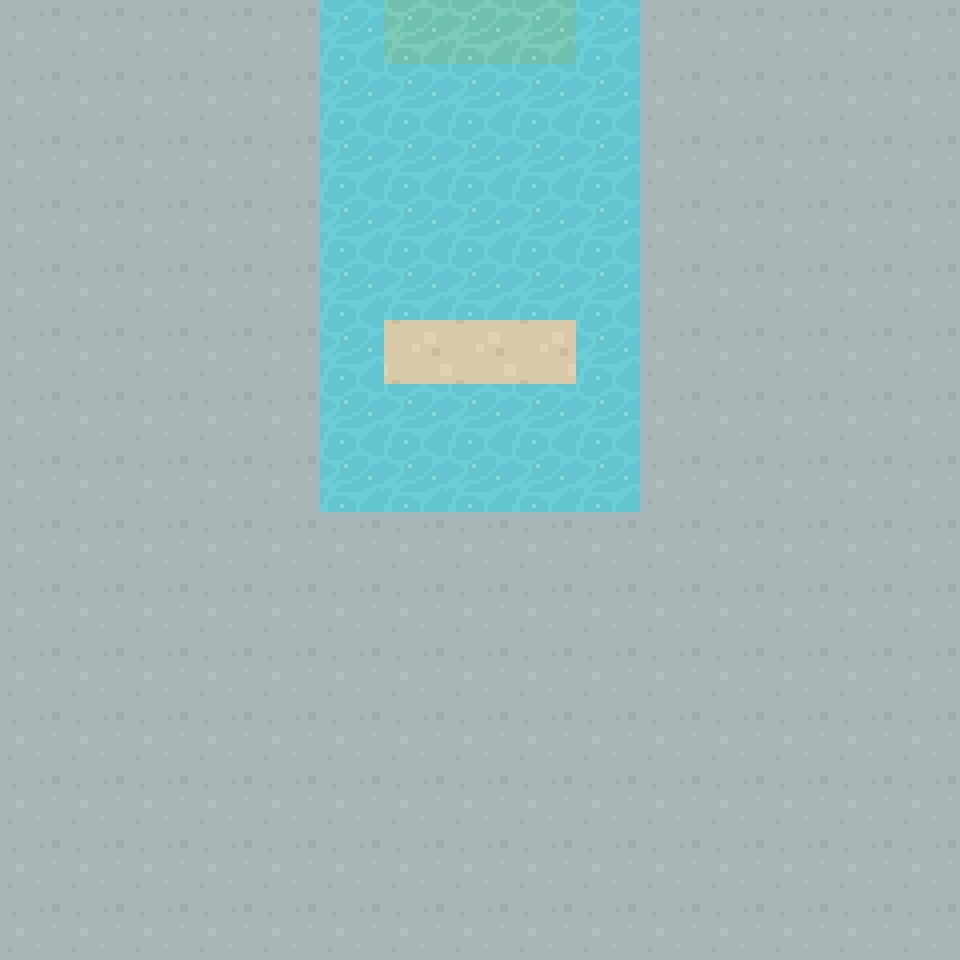

Tiled map render using the project's own tile images. Description and the whole map definition, tile-layer contents included, below:
An orthogonal 15x15 tile map with 64x64 px tiles, 1 tile layer (Tile Layer 1) and 2 objects (NORTH, STAIRDOWN).

<map version="1.5" tiledversion="1.5.0" orientation="orthogonal" renderorder="right-down" width="15" height="15" tilewidth="64" tileheight="64" infinite="0" nextlayerid="3" nextobjectid="4">
 <tileset firstgid="1" source="../64TilesheetDungeon.tsx" />
 <layer id="1" name="Tile Layer 1" width="15" height="15">
  <data encoding="csv">
68,68,68,68,68,321,326,326,326,321,68,68,68,68,68,
68,68,68,68,68,321,321,321,321,321,68,68,68,68,68,
68,68,68,68,68,321,321,321,321,321,68,68,68,68,68,
68,68,68,68,68,321,321,321,321,321,68,68,68,68,68,
68,68,68,68,68,321,321,321,321,321,68,68,68,68,68,
68,68,68,68,68,321,423,423,423,321,68,68,68,68,68,
68,68,68,68,68,321,321,321,321,321,68,68,68,68,68,
68,68,68,68,68,321,321,321,321,321,68,68,68,68,68,
68,68,68,68,68,68,68,68,68,68,68,68,68,68,68,
68,68,68,68,68,68,68,68,68,68,68,68,68,68,68,
68,68,68,68,68,68,68,68,68,68,68,68,68,68,68,
68,68,68,68,68,68,68,68,68,68,68,68,68,68,68,
68,68,68,68,68,68,68,68,68,68,68,68,68,68,68,
68,68,68,68,68,68,68,68,68,68,68,68,68,68,68,
68,68,68,68,68,68,68,68,68,68,68,68,68,68,68
</data>
 </layer>
 <objectgroup id="2" name="Object Layer 1">
  <object id="1" name="NORTH" x="384" y="0" width="192" height="64" />
  <object id="3" name="STAIRDOWN" x="384" y="320" width="192" height="64" />
 </objectgroup>
</map>
